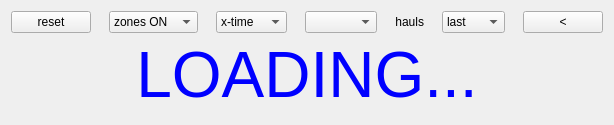
      <widget class="QWidget" name="tab_graph">
       <attribute name="title">
        <string> Graphs</string>
       </attribute>
       <layout class="QVBoxLayout" name="verticalLayout_7" stretch="1,0,8">
        <item>
         <layout class="QHBoxLayout" name="lay_g_h1" stretch="1,2,1,2,1,1,1">
          <property name="spacing">
           <number>18</number>
          </property>
          <item>
           <widget class="QPushButton" name="btn_g_reset">
            <property name="text">
             <string>reset</string>
            </property>
           </widget>
          </item>
          <item>
           <widget class="QComboBox" name="cb_g_paint_zones">
            <item>
             <property name="text">
              <string>zones ON</string>
             </property>
            </item>
            <item>
             <property name="text">
              <string>zones OFF</string>
             </property>
            </item>
           </widget>
          </item>
          <item>
           <widget class="QComboBox" name="cb_g_switch_tp">
            <property name="maximumSize">
             <size>
              <width>110</width>
              <height>16777215</height>
             </size>
            </property>
            <property name="currentText">
             <string>x-time</string>
            </property>
            <item>
             <property name="text">
              <string>x-time</string>
             </property>
            </item>
            <item>
             <property name="text">
              <string>x-Temp</string>
             </property>
            </item>
           </widget>
          </item>
          <item>
           <widget class="QComboBox" name="cb_g_sn">
            <property name="maximumSize">
             <size>
              <width>200</width>
              <height>16777215</height>
             </size>
            </property>
           </widget>
          </item>
          <item>
           <widget class="QLabel" name="label_9">
            <property name="text">
             <string>hauls</string>
            </property>
            <property name="alignment">
             <set>Qt::AlignRight|Qt::AlignTrailing|Qt::AlignVCenter</set>
            </property>
           </widget>
          </item>
          <item>
           <widget class="QComboBox" name="cb_g_cycle_haul">
            <item>
             <property name="text">
              <string>last</string>
             </property>
            </item>
            <item>
             <property name="text">
              <string>all</string>
             </property>
            </item>
            <item>
             <property name="text">
              <string>single</string>
             </property>
            </item>
           </widget>
          </item>
          <item>
           <widget class="QPushButton" name="btn_g_next_haul">
            <property name="maximumSize">
             <size>
              <width>100</width>
              <height>16777215</height>
             </size>
            </property>
            <property name="text">
             <string>&lt;</string>
            </property>
           </widget>
          </item>
         </layout>
        </item>
        <item>
         <layout class="QHBoxLayout" name="lay_g_h1_2" stretch="0">
          <property name="spacing">
           <number>0</number>
          </property>
          <item>
           <widget class="QLabel" name="lbl_graph_busy">
            <property name="maximumSize">
             <size>
              <width>9000</width>
              <height>200</height>
             </size>
            </property>
            <property name="font">
             <font>
              <pointsize>48</pointsize>
              <bold>false</bold>
              <underline>false</underline>
              <strikeout>false</strikeout>
              <kerning>true</kerning>
             </font>
            </property>
            <property name="styleSheet">
             <string notr="true">color: rgb(0, 0, 255)</string>
            </property>
            <property name="text">
             <string>LOADING...</string>
            </property>
            <property name="alignment">
             <set>Qt::AlignCenter</set>
            </property>
           </widget>
          </item>
         </layout>
        </item>
        <item>
         <layout class="QHBoxLayout" name="lay_g_h2">
          <property name="topMargin">
           <number>3</number>
          </property>
         </layout>
        </item>
       </layout>
      </widget>
